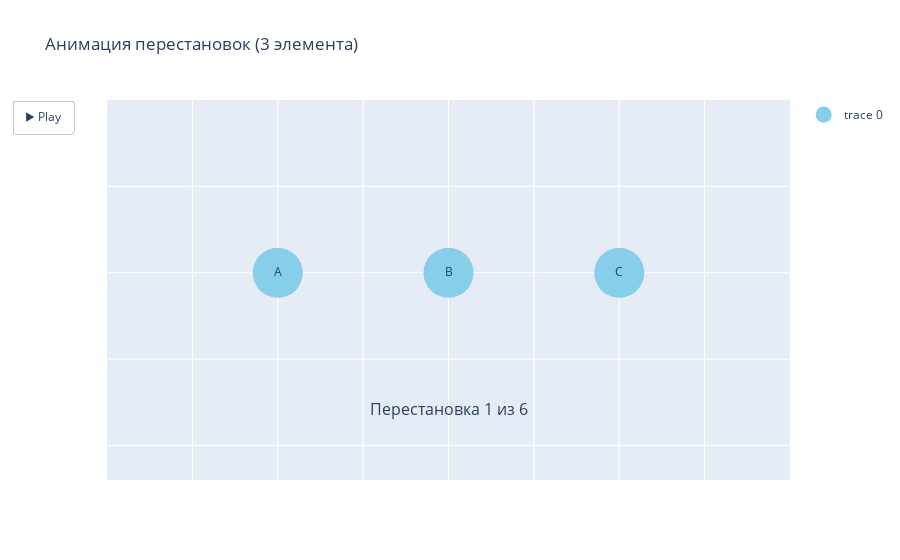

Write notebook code for a chart like this one.
### Markdown cell above
### Понимаем, что такое число перестановки

### Code cell
import plotly.graph_objects as go
import itertools

elements = ['A', 'B', 'C']
perms = list(itertools.permutations(elements))
x_positions = [0, 1, 2]
y_fixed = 0

def get_positions(perm):
    return [x_positions[perm.index(e)] for e in elements]

init_perm = perms[0]
init_x = get_positions(init_perm)

def get_counter_text(index):
    return f"Перестановка {index + 1} из {len(perms)}"

fig = go.Figure(
    data=[
        go.Scatter(
            x=init_x,
            y=[y_fixed]*3,
            mode='markers+text',
            marker=dict(size=50, color='skyblue'),
            text=elements,
            textposition='middle center',
            hoverinfo='none'
        ),
        go.Scatter(
            x=[1],
            y=[-0.8],
            text=[get_counter_text(0)],
            mode='text',
            textfont=dict(size=16),
            hoverinfo='none',
            showlegend=False
        )
    ],
    layout=go.Layout(
        xaxis=dict(range=[-1, 3], showticklabels=False, zeroline=False),
        yaxis=dict(range=[-1.2, 1], showticklabels=False, zeroline=False),
        title='Анимация перестановок (3 элемента)',
        updatemenus=[dict(type='buttons', showactive=False,
                          buttons=[dict(label='▶️ Play',
                                        method='animate',
                                        args=[None, {"frame": {"duration": 800, "redraw": True},
                                                     "fromcurrent": True}])])]
    ),
    frames=[
        go.Frame(
            data=[
                
                go.Scatter(
                    x=get_positions(perm),
                    y=[y_fixed]*3,
                    mode='markers+text',
                    marker=dict(size=50, color='skyblue'),
                    text=elements,
                    textposition='middle center',
                    hoverinfo='none'
                ),

                go.Scatter(
                    x=[1],
                    y=[-0.8],
                    text=[get_counter_text(i)],
                    mode='text',
                    textfont=dict(size=16),
                    hoverinfo='none',
                    showlegend=False
                )
            ],
            name=f"frame{i}"
        ) for i, perm in enumerate(perms)
    ]
)

fig.show()

### Figure 1 — Plotly figure (JSON) as saved in the notebook; plotly's stock layout.template omitted (floating-point values rounded to 4 significant figures)
{"data": [{"hoverinfo": "none", "marker": {"color": "skyblue", "size": 50}, "mode": "markers+text", "text": ["A", "B", "C"], "textposition": "middle center", "type": "scatter", "x": [0, 1, 2], "y": [0, 0, 0]}, {"hoverinfo": "none", "mode": "text", "showlegend": false, "text": ["Перестановка 1 из 6"], "textfont": {"size": 16}, "type": "scatter", "x": [1], "y": [-0.8]}], "layout": {"title": {"text": "Анимация перестановок (3 элемента)"}, "updatemenus": [{"buttons": [{"args": [null, {"frame": {"duration": 800, "redraw": true}, "fromcurrent": true}], "label": "▶️ Play", "method": "animate"}], "showactive": false, "type": "buttons"}], "xaxis": {"range": [-1, 3], "showticklabels": false, "zeroline": false}, "yaxis": {"range": [-1.2, 1], "showticklabels": false, "zeroline": false}}}
